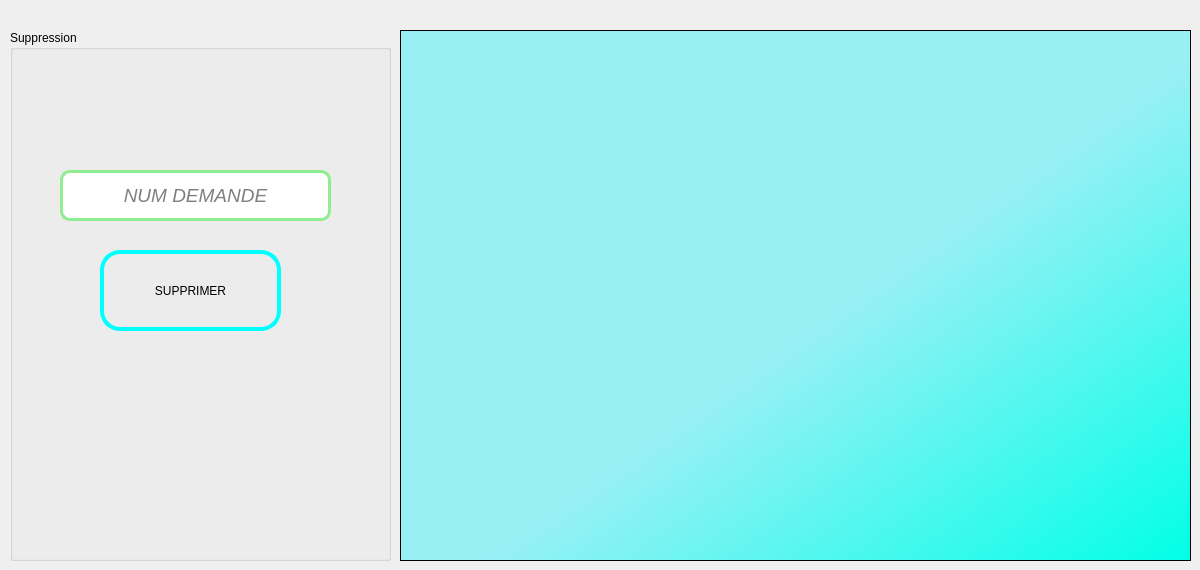
      <widget class="QWidget" name="tab_supprimer">
       <attribute name="title">
        <string>Supprimer une demande</string>
       </attribute>
       <widget class="QGroupBox" name="groupBox_4">
        <property name="geometry">
         <rect>
          <x>10</x>
          <y>30</y>
          <width>381</width>
          <height>531</height>
         </rect>
        </property>
        <property name="title">
         <string>Suppression</string>
        </property>
        <widget class="QLineEdit" name="supprimer">
         <property name="enabled">
          <bool>true</bool>
         </property>
         <property name="geometry">
          <rect>
           <x>50</x>
           <y>140</y>
           <width>271</width>
           <height>51</height>
          </rect>
         </property>
         <property name="font">
          <font>
           <family>Segoe UI</family>
           <pointsize>14</pointsize>
           <weight>37</weight>
           <italic>true</italic>
           <bold>false</bold>
          </font>
         </property>
         <property name="autoFillBackground">
          <bool>false</bool>
         </property>
         <property name="styleSheet">
          <string notr="true">background-color: white;
 border-style: solid;
 border-width:3px;
 border-radius:10px;
 border-color: lightgreen;
 </string>
         </property>
         <property name="text">
          <string/>
         </property>
         <property name="alignment">
          <set>Qt::AlignCenter</set>
         </property>
         <property name="placeholderText">
          <string>NUM DEMANDE</string>
         </property>
        </widget>
        <widget class="QPushButton" name="bouton_supprimer">
         <property name="geometry">
          <rect>
           <x>90</x>
           <y>220</y>
           <width>181</width>
           <height>81</height>
          </rect>
         </property>
         <property name="styleSheet">
          <string notr="true">font: 16pt &quot;Tw Cen MT Condensed Extra Bold&quot;;
 background-color: transparent;
 border-style: solid;
 border-width:4px;
 border-radius:20px;
 border-color: cyan;
selection-background-color: green;
selection-color: rgb(98, 98, 98);</string>
         </property>
         <property name="text">
          <string>SUPPRIMER</string>
         </property>
         <property name="icon">
          <iconset>
           <normaloff>../../../Downloads/red-delete-10437.png</normaloff>../../../Downloads/red-delete-10437.png</iconset>
         </property>
        </widget>
       </widget>
       <widget class="QTableView" name="table_Localisations">
        <property name="geometry">
         <rect>
          <x>400</x>
          <y>30</y>
          <width>791</width>
          <height>531</height>
         </rect>
        </property>
        <property name="styleSheet">
         <string notr="true">background-color: qlineargradient(spread:pad, x1:0.241758, y1:0.283773, x2:1, y2:1, stop:0.378238 rgba(0, 241, 255, 93), stop:1 rgba(0, 255, 231, 255));</string>
        </property>
        <attribute name="verticalHeaderVisible">
         <bool>false</bool>
        </attribute>
       </widget>
      </widget>
